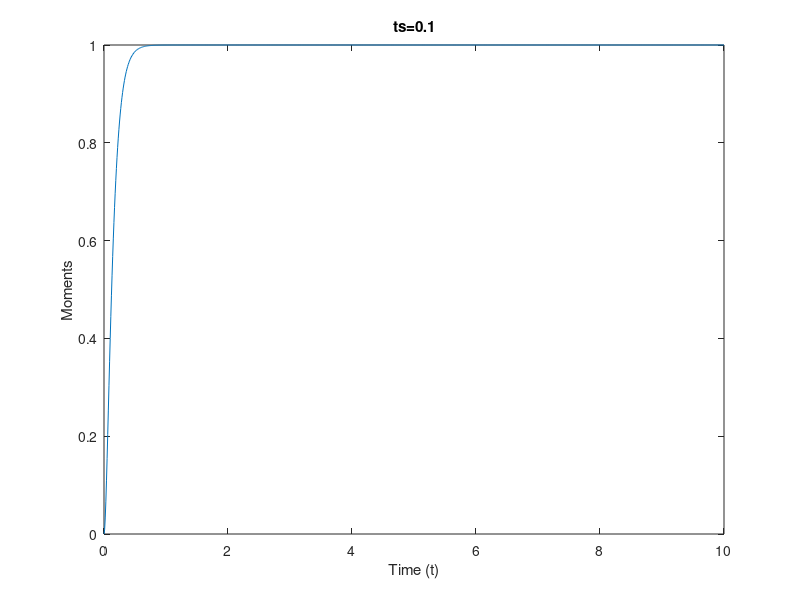
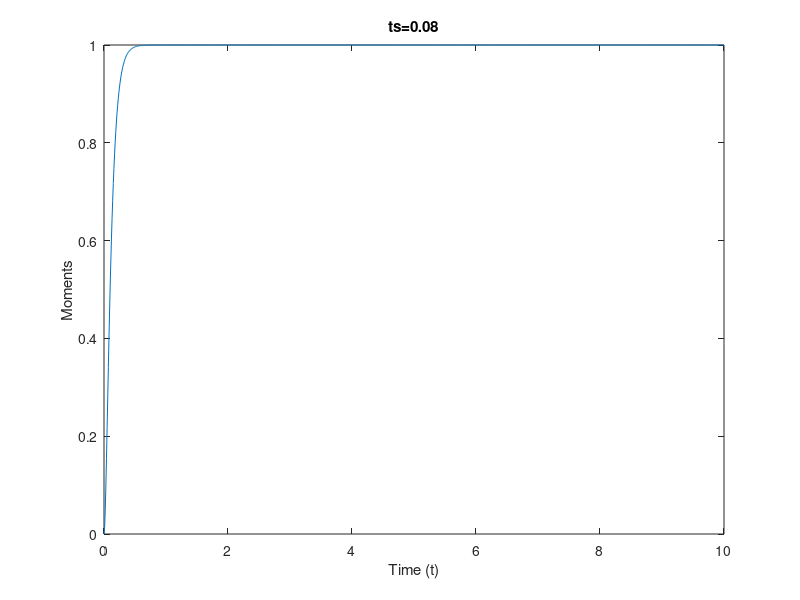
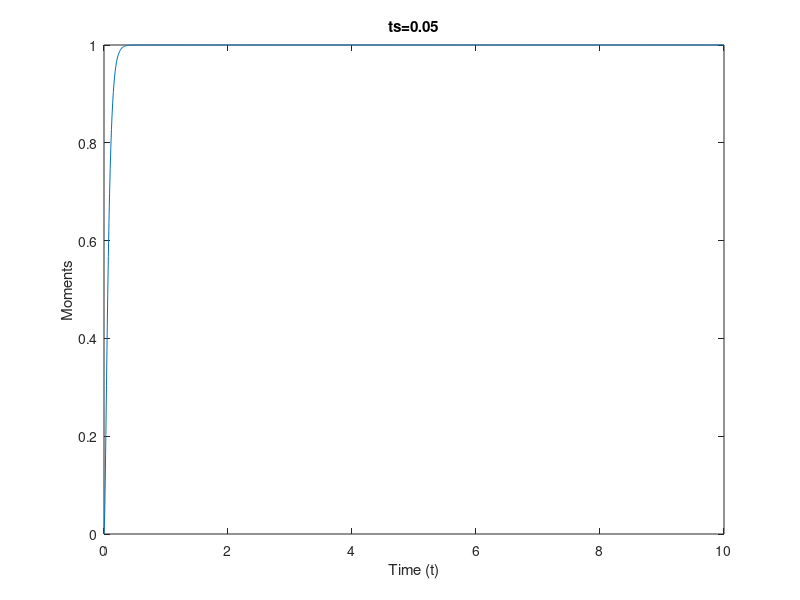
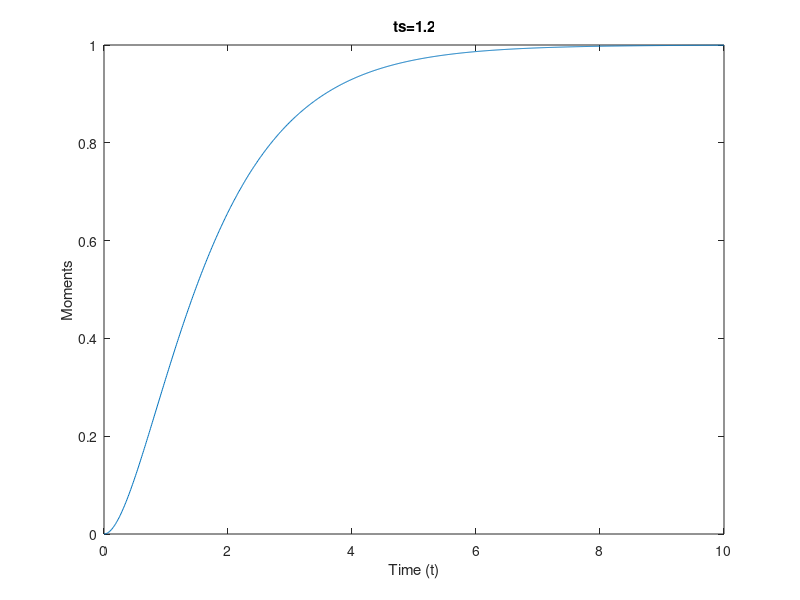

Write MATLAB code to recreate these figures, in order.
%HW7-3
clc;
clear;
ts = 0.1;
num = [1];
den = [ts 1];
t = [0:0.01:10];
sys = tf (num,den);
y1= step (sys,t);
figure(1);
plot(t,y1.^2)
title('ts=0.1');
xlabel('Time (t)'); ylabel('Moments');

ts = 0.08;
num = [1];
den = [ts 1];
t = [0:0.01:10];
sys = tf (num,den);
y2= step (sys,t);
figure(2);
plot(t,y2.^2)
title('ts=0.08');
xlabel('Time (t)'); ylabel('Moments');

ts = 0.05;
num = [1];
den = [ts 1];
t = [0:0.01:10];
sys = tf (num,den);
y3= step (sys,t);
figure(3);
plot(t,y3.^2)
title('ts=0.05');
xlabel('Time (t)'); ylabel('Moments');

ts = 1.2;
num = [1];
den = [ts 1];
t = [0:0.01:10];
sys = tf (num,den);
y4= step (sys,t);
figure(4);
plot(t,y4.^2)
title('ts=1.2');
xlabel('Time (t)'); ylabel('Moments');

yall=sqrt( abs( y1.^2-y3.^2 )+abs ( y4.^2-y2.^2 ).^2 );
figure(5);
plot(t,yall)
title('Total Moments');
xlabel('Time (t)'); ylabel('Moments');